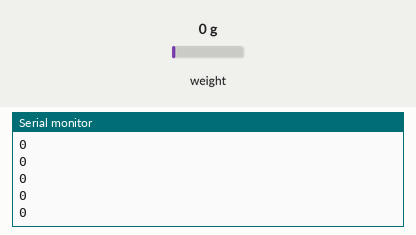
Recording of a sketch running on a simulated Arduino Uno, built with avr-gcc and run on an emulated ATmega328P. Shown: the last lines printed to the serial monitor. The test bench sets the inputs (shaded band); at power-on: weight on the scale 0 g.

Above: at 1.2 s.
1.3 s: weight on the scale set to 100 g
At 1.46 s:
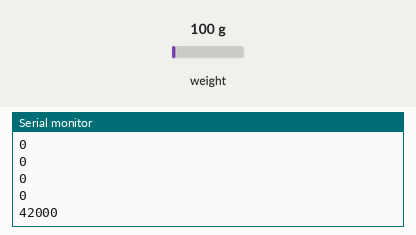
2.8 s: weight on the scale set to 1250 g
At 2.86 s:
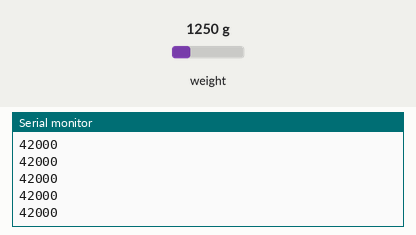
Timing chart, 0 to 5.8 s (numbered marks = the images above; inputs shaded):
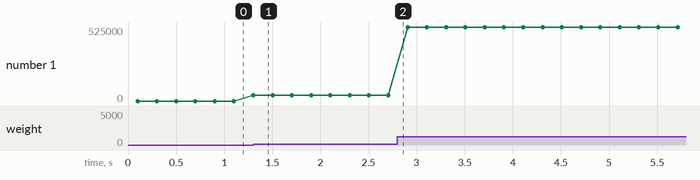

Measured:
- after the input at 1.3 s, the serial monitor: prints a new line at once (image 1)
- plotted number 1: 0 → 42000 after the input at 1.3 s, 42000 → 525000 after the input at 2.8 s

The sketch:

HX711_basic_example.ino
```cpp
#include "HX711.h"

// HX711 circuit wiring
const int LOADCELL_DOUT_PIN = A5;
const int LOADCELL_SCK_PIN = A4;

HX711 scale;

void setup() {
  Serial.begin(57600);
  scale.begin(LOADCELL_DOUT_PIN, LOADCELL_SCK_PIN);
}

void loop() {

  if (scale.is_ready()) {
    long reading = scale.read();
//   # Serial.print("HX711 reading: ");
    Serial.println(reading);
  } else {
    Serial.println("HX711 not found.");
  }

  delay(100);

}
```
